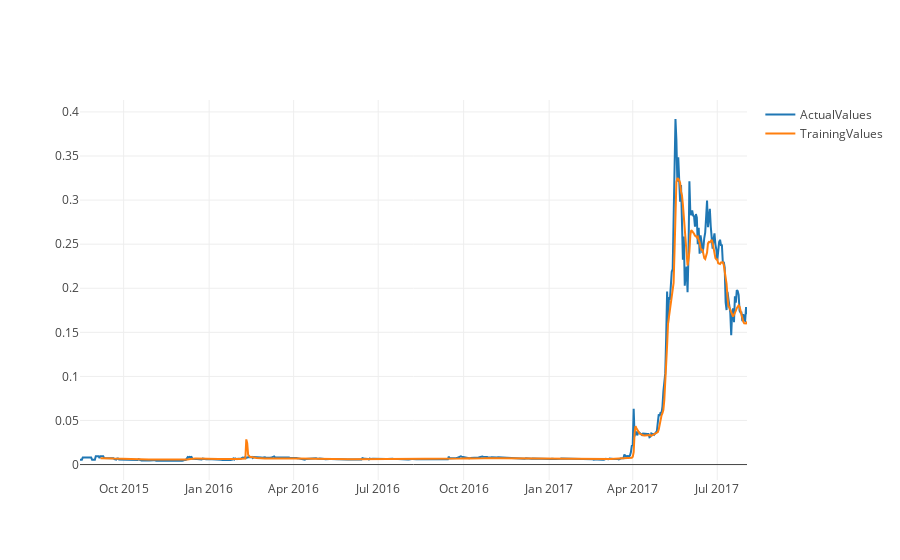

Write notebook code for a chart like this one.
### Code cell
USDT_XRP = nextDayPrediction('USDT_XRP', 'poloniex',N = 1)

### Figure 1 — Plotly figure (JSON) as saved in the notebook; plotly's stock layout.template omitted (floating-point values rounded to 4 significant figures; data arrays with more than 128 entries replaced by an {"elided": "..."} marker saying what was removed)
{"data": [{"name": "ActualValues", "type": "scatter", "x": {"elided": "719 str values"}, "y": {"elided": "719 float values"}}, {"name": "TrainingValues", "type": "scatter", "x": {"elided": "719 str values"}, "y": {"elided": "719 float values"}}], "layout": {}}
